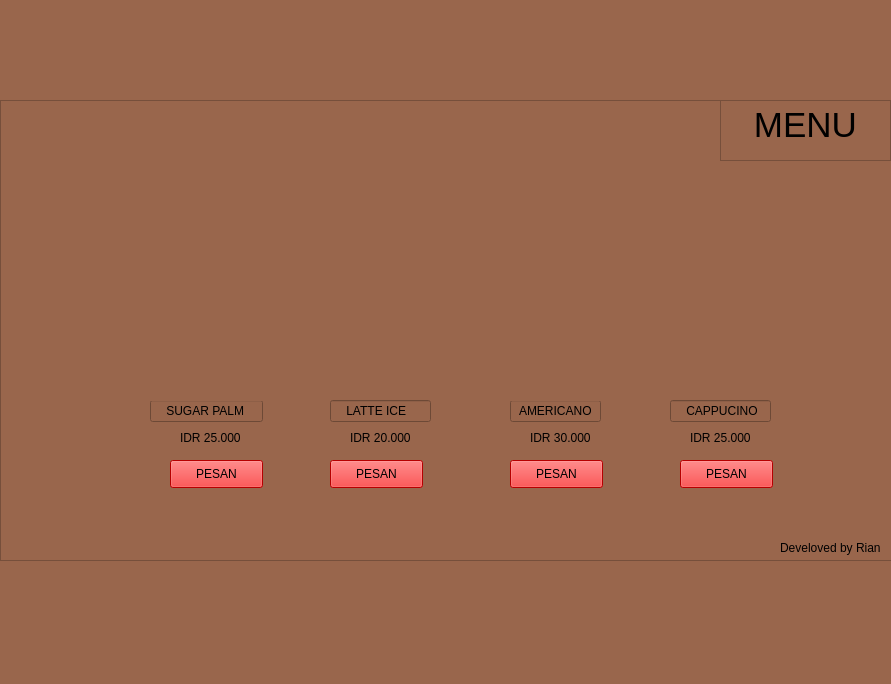
<?xml version="1.0" encoding="UTF-8"?>
<ui version="4.0">
 <class>Form</class>
 <widget class="QWidget" name="Form">
  <property name="geometry">
   <rect>
    <x>0</x>
    <y>0</y>
    <width>891</width>
    <height>684</height>
   </rect>
  </property>
  <property name="windowTitle">
   <string>Form</string>
  </property>
  <property name="styleSheet">
   <string notr="true">background-color: rgb(153, 102, 76);
</string>
  </property>
  <widget class="QTableView" name="tableView">
   <property name="geometry">
    <rect>
     <x>0</x>
     <y>100</y>
     <width>931</width>
     <height>461</height>
    </rect>
   </property>
   <property name="styleSheet">
    <string notr="true">gridline-color: qlineargradient(spread:pad, x1:0, y1:0, x2:1, y2:0, stop:0 rgba(255, 178, 102, 255), stop:0.55 rgba(235, 148, 61, 255), stop:0.98 rgba(0, 0, 0, 255), stop:1 rgba(0, 0, 0, 0));</string>
   </property>
  </widget>
  <widget class="QLineEdit" name="lineEdit">
   <property name="geometry">
    <rect>
     <x>330</x>
     <y>400</y>
     <width>101</width>
     <height>22</height>
    </rect>
   </property>
   <property name="whatsThis">
    <string>&lt;html&gt;&lt;head/&gt;&lt;body&gt;&lt;p align=&quot;center&quot;&gt;&lt;br/&gt;&lt;/p&gt;&lt;/body&gt;&lt;/html&gt;</string>
   </property>
   <property name="text">
    <string>    LATTE ICE</string>
   </property>
  </widget>
  <widget class="QLineEdit" name="lineEdit_2">
   <property name="geometry">
    <rect>
     <x>510</x>
     <y>400</y>
     <width>91</width>
     <height>22</height>
    </rect>
   </property>
   <property name="text">
    <string>  AMERICANO</string>
   </property>
  </widget>
  <widget class="QLineEdit" name="lineEdit_3">
   <property name="geometry">
    <rect>
     <x>670</x>
     <y>400</y>
     <width>101</width>
     <height>22</height>
    </rect>
   </property>
   <property name="text">
    <string>    CAPPUCINO</string>
   </property>
  </widget>
  <widget class="QLineEdit" name="lineEdit_4">
   <property name="geometry">
    <rect>
     <x>150</x>
     <y>400</y>
     <width>113</width>
     <height>22</height>
    </rect>
   </property>
   <property name="text">
    <string>    SUGAR PALM </string>
   </property>
  </widget>
  <widget class="QTextBrowser" name="textBrowser">
   <property name="geometry">
    <rect>
     <x>720</x>
     <y>100</y>
     <width>171</width>
     <height>61</height>
    </rect>
   </property>
   <property name="whatsThis">
    <string>&lt;html&gt;&lt;head/&gt;&lt;body&gt;&lt;p align=&quot;center&quot;&gt;&lt;span style=&quot; font-size:26pt;&quot;&gt;MENU&lt;/span&gt;&lt;/p&gt;&lt;/body&gt;&lt;/html&gt;</string>
   </property>
   <property name="html">
    <string>&lt;!DOCTYPE HTML PUBLIC &quot;-//W3C//DTD HTML 4.0//EN&quot; &quot;http://www.w3.org/TR/REC-html40/strict.dtd&quot;&gt;
&lt;html&gt;&lt;head&gt;&lt;meta name=&quot;qrichtext&quot; content=&quot;1&quot; /&gt;&lt;style type=&quot;text/css&quot;&gt;
p, li { white-space: pre-wrap; }
&lt;/style&gt;&lt;/head&gt;&lt;body style=&quot; font-family:'MS Shell Dlg 2'; font-size:7.8pt; font-weight:400; font-style:normal;&quot;&gt;
&lt;p align=&quot;center&quot; style=&quot; margin-top:0px; margin-bottom:0px; margin-left:0px; margin-right:0px; -qt-block-indent:0; text-indent:0px;&quot;&gt;&lt;span style=&quot; font-size:26pt;&quot;&gt;MENU&lt;/span&gt;&lt;/p&gt;&lt;/body&gt;&lt;/html&gt;</string>
   </property>
  </widget>
  <widget class="QPushButton" name="pushButton">
   <property name="geometry">
    <rect>
     <x>30</x>
     <y>210</y>
     <width>821</width>
     <height>241</height>
    </rect>
   </property>
   <property name="text">
    <string>PushButton</string>
   </property>
  </widget>
  <widget class="QPushButton" name="pushButton_2">
   <property name="geometry">
    <rect>
     <x>170</x>
     <y>460</y>
     <width>93</width>
     <height>28</height>
    </rect>
   </property>
   <property name="styleSheet">
    <string notr="true">background-color: rgb(255, 0, 0);</string>
   </property>
   <property name="text">
    <string>PESAN</string>
   </property>
  </widget>
  <widget class="QPushButton" name="pushButton_3">
   <property name="geometry">
    <rect>
     <x>330</x>
     <y>460</y>
     <width>93</width>
     <height>28</height>
    </rect>
   </property>
   <property name="styleSheet">
    <string notr="true">background-color: rgb(255, 0, 0);</string>
   </property>
   <property name="text">
    <string>PESAN</string>
   </property>
  </widget>
  <widget class="QPushButton" name="pushButton_4">
   <property name="geometry">
    <rect>
     <x>510</x>
     <y>460</y>
     <width>93</width>
     <height>28</height>
    </rect>
   </property>
   <property name="styleSheet">
    <string notr="true">background-color: rgb(255, 0, 0);</string>
   </property>
   <property name="text">
    <string>PESAN</string>
   </property>
  </widget>
  <widget class="QPushButton" name="pushButton_5">
   <property name="geometry">
    <rect>
     <x>680</x>
     <y>460</y>
     <width>93</width>
     <height>28</height>
    </rect>
   </property>
   <property name="styleSheet">
    <string notr="true">background-color: rgb(255, 0, 0);</string>
   </property>
   <property name="text">
    <string>PESAN</string>
   </property>
  </widget>
  <widget class="QLabel" name="label_5">
   <property name="geometry">
    <rect>
     <x>180</x>
     <y>430</y>
     <width>71</width>
     <height>16</height>
    </rect>
   </property>
   <property name="text">
    <string>IDR 25.000</string>
   </property>
  </widget>
  <widget class="QLabel" name="label_7">
   <property name="geometry">
    <rect>
     <x>350</x>
     <y>430</y>
     <width>71</width>
     <height>16</height>
    </rect>
   </property>
   <property name="text">
    <string>IDR 20.000</string>
   </property>
  </widget>
  <widget class="QLabel" name="label_8">
   <property name="geometry">
    <rect>
     <x>530</x>
     <y>430</y>
     <width>71</width>
     <height>16</height>
    </rect>
   </property>
   <property name="text">
    <string>IDR 30.000</string>
   </property>
  </widget>
  <widget class="QLabel" name="label_9">
   <property name="geometry">
    <rect>
     <x>690</x>
     <y>430</y>
     <width>71</width>
     <height>16</height>
    </rect>
   </property>
   <property name="text">
    <string>IDR 25.000</string>
   </property>
  </widget>
  <widget class="QLabel" name="label_10">
   <property name="geometry">
    <rect>
     <x>780</x>
     <y>540</y>
     <width>111</width>
     <height>16</height>
    </rect>
   </property>
   <property name="text">
    <string>Develoved by Rian</string>
   </property>
  </widget>
  <widget class="QLabel" name="label">
   <property name="geometry">
    <rect>
     <x>140</x>
     <y>250</y>
     <width>131</width>
     <height>151</height>
    </rect>
   </property>
   <property name="styleSheet">
    <string notr="true">image: url(:/image/ff67ed83ff217995d7a7bf1b8b18c068.jpg);</string>
   </property>
   <property name="text">
    <string/>
   </property>
  </widget>
  <widget class="QLabel" name="label_2">
   <property name="geometry">
    <rect>
     <x>320</x>
     <y>260</y>
     <width>131</width>
     <height>131</height>
    </rect>
   </property>
   <property name="styleSheet">
    <string notr="true">image: url(:/image/e4d25f96176c25397df80dd9021c5a1c.jpg);</string>
   </property>
   <property name="text">
    <string/>
   </property>
  </widget>
  <widget class="QLabel" name="label_3">
   <property name="geometry">
    <rect>
     <x>490</x>
     <y>240</y>
     <width>131</width>
     <height>161</height>
    </rect>
   </property>
   <property name="styleSheet">
    <string notr="true">image: url(:/image/b58b20d64967db65a44f383a83960b66.jpg);</string>
   </property>
   <property name="text">
    <string/>
   </property>
  </widget>
  <widget class="QLabel" name="label_4">
   <property name="geometry">
    <rect>
     <x>660</x>
     <y>250</y>
     <width>131</width>
     <height>141</height>
    </rect>
   </property>
   <property name="styleSheet">
    <string notr="true">image: url(:/image/27780fc651dff0eb419b06ecf93a3055.jpg);</string>
   </property>
   <property name="text">
    <string/>
   </property>
  </widget>
  <widget class="QLabel" name="label_6">
   <property name="geometry">
    <rect>
     <x>10</x>
     <y>110</y>
     <width>161</width>
     <height>141</height>
    </rect>
   </property>
   <property name="styleSheet">
    <string notr="true">image: url(:/icon/87cbd48fcd2eba1eadd8addb5f54e21d-removebg-preview.png);</string>
   </property>
   <property name="text">
    <string/>
   </property>
  </widget>
  <zorder>pushButton</zorder>
  <zorder>tableView</zorder>
  <zorder>lineEdit</zorder>
  <zorder>lineEdit_2</zorder>
  <zorder>lineEdit_3</zorder>
  <zorder>lineEdit_4</zorder>
  <zorder>textBrowser</zorder>
  <zorder>pushButton_2</zorder>
  <zorder>pushButton_3</zorder>
  <zorder>pushButton_4</zorder>
  <zorder>pushButton_5</zorder>
  <zorder>label_5</zorder>
  <zorder>label_7</zorder>
  <zorder>label_8</zorder>
  <zorder>label_9</zorder>
  <zorder>label_10</zorder>
  <zorder>label</zorder>
  <zorder>label_2</zorder>
  <zorder>label_3</zorder>
  <zorder>label_4</zorder>
  <zorder>label_6</zorder>
 </widget>
 <resources>
  <include location="resouces_from_qt.qrc"/>
 </resources>
 <connections/>
</ui>
